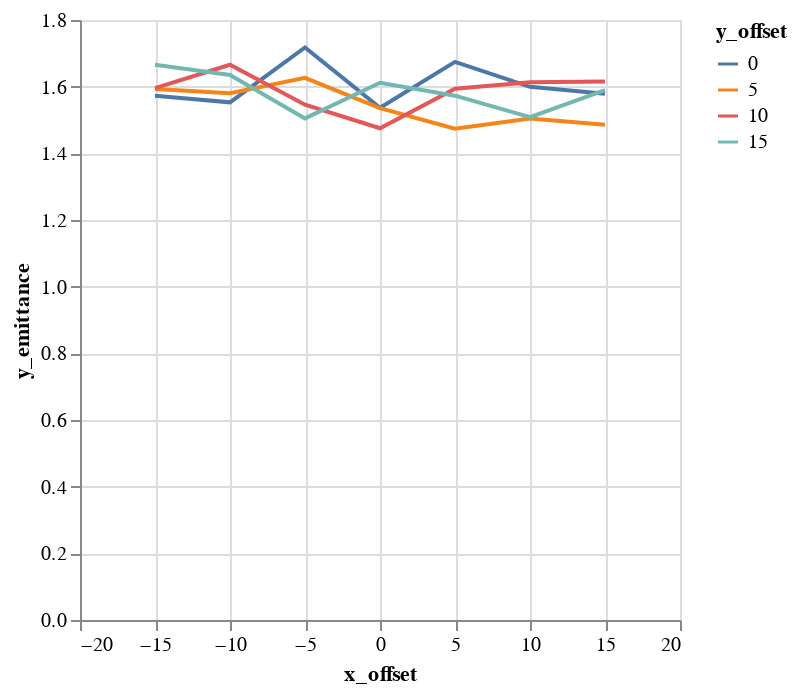

Notebook code for this chart:
### Code cell
alt.Chart(emit_df).mark_line().encode(
    color='y_offset:N',
    x='x_offset',
    y='y_emittance',
)

### Figure 1 — Vega-Lite specification as saved in the notebook (floating-point values rounded to 4 significant figures)
{"$schema": "https://vega.github.io/schema/vega-lite/v1.2.1.json", "data": {"values": [{"losses": 0, "relbeta": 0.002308, "sourceID": 16777222, "sourceName": "x_-15_y_0", "x_emittance": 1.7, "x_emittance_rel": 1.049, "x_norm_emittance": 0.003924, "x_offset": -15, "y_emittance": 1.572, "y_emittance_rel": 1.0, "y_norm_emittance": 0.00363, "y_offset": 0}, {"losses": 0, "relbeta": 0.002308, "sourceID": 16777229, "sourceName": "x_-15_y_5", "x_emittance": 1.665, "x_emittance_rel": 1.045, "x_norm_emittance": 0.003843, "x_offset": -15, "y_emittance": 1.593, "y_emittance_rel": 0.9997, "y_norm_emittance": 0.003678, "y_offset": 5}, {"losses": 0, "relbeta": 0.002308, "sourceID": 16777236, "sourceName": "x_-15_y_10", "x_emittance": 1.687, "x_emittance_rel": 1.043, "x_norm_emittance": 0.003895, "x_offset": -15, "y_emittance": 1.596, "y_emittance_rel": 0.9994, "y_norm_emittance": 0.003684, "y_offset": 10}, {"losses": 0, "relbeta": 0.002308, "sourceID": 16777243, "sourceName": "x_-15_y_15", "x_emittance": 1.763, "x_emittance_rel": 1.055, "x_norm_emittance": 0.004069, "x_offset": -15, "y_emittance": 1.666, "y_emittance_rel": 1.002, "y_norm_emittance": 0.003846, "y_offset": 15}, {"losses": 0, "relbeta": 0.002308, "sourceID": 16777220, "sourceName": "x_-10_y_0", "x_emittance": 1.596, "x_emittance_rel": 1.003, "x_norm_emittance": 0.003685, "x_offset": -10, "y_emittance": 1.553, "y_emittance_rel": 1.0, "y_norm_emittance": 0.003585, "y_offset": 0}, {"losses": 0, "relbeta": 0.002308, "sourceID": 16777227, "sourceName": "x_-10_y_5", "x_emittance": 1.609, "x_emittance_rel": 0.9975, "x_norm_emittance": 0.003714, "x_offset": -10, "y_emittance": 1.58, "y_emittance_rel": 1.0, "y_norm_emittance": 0.003648, "y_offset": 5}, {"losses": 0, "relbeta": 0.002308, "sourceID": 16777234, "sourceName": "x_-10_y_10", "x_emittance": 1.488, "x_emittance_rel": 1.001, "x_norm_emittance": 0.003435, "x_offset": -10, "y_emittance": 1.666, "y_emittance_rel": 1.0, "y_norm_emittance": 0.003845, "y_offset": 10}, {"losses": 0, "relbeta": 0.002308, "sourceID": 16777241, "sourceName": "x_-10_y_15", "x_emittance": 1.459, "x_emittance_rel": 1.006, "x_norm_emittance": 0.003369, "x_offset": -10, "y_emittance": 1.635, "y_emittance_rel": 1.0, "y_norm_emittance": 0.003774, "y_offset": 15}, {"losses": 0, "relbeta": 0.002308, "sourceID": 16777218, "sourceName": "x_-5_y_0", "x_emittance": 1.678, "x_emittance_rel": 1.001, "x_norm_emittance": 0.003873, "x_offset": -5, "y_emittance": 1.718, "y_emittance_rel": 1.0, "y_norm_emittance": 0.003965, "y_offset": 0}, {"losses": 0, "relbeta": 0.002308, "sourceID": 16777225, "sourceName": "x_-5_y_5", "x_emittance": 1.522, "x_emittance_rel": 0.9991, "x_norm_emittance": 0.003514, "x_offset": -5, "y_emittance": 1.626, "y_emittance_rel": 1.0, "y_norm_emittance": 0.003754, "y_offset": 5}, {"losses": 0, "relbeta": 0.002308, "sourceID": 16777232, "sourceName": "x_-5_y_10", "x_emittance": 1.513, "x_emittance_rel": 1.001, "x_norm_emittance": 0.003492, "x_offset": -5, "y_emittance": 1.546, "y_emittance_rel": 1.0, "y_norm_emittance": 0.003569, "y_offset": 10}, {"losses": 0, "relbeta": 0.002308, "sourceID": 16777239, "sourceName": "x_-5_y_15", "x_emittance": 1.694, "x_emittance_rel": 1.001, "x_norm_emittance": 0.003911, "x_offset": -5, "y_emittance": 1.505, "y_emittance_rel": 1.0, "y_norm_emittance": 0.003474, "y_offset": 15}, {"losses": 0, "relbeta": 0.002308, "sourceID": 16777216, "sourceName": "x_0_y_0", "x_emittance": 1.542, "x_emittance_rel": 1.001, "x_norm_emittance": 0.00356, "x_offset": 0, "y_emittance": 1.537, "y_emittance_rel": 1.0, "y_norm_emittance": 0.003547, "y_offset": 0}, {"losses": 0, "relbeta": 0.002308, "sourceID": 16777223, "sourceName": "x_0_y_5", "x_emittance": 1.54, "x_emittance_rel": 0.9997, "x_norm_emittance": 0.003555, "x_offset": 0, "y_emittance": 1.536, "y_emittance_rel": 1.0, "y_norm_emittance": 0.003545, "y_offset": 5}, {"losses": 0, "relbeta": 0.002308, "sourceID": 16777230, "sourceName": "x_0_y_10", "x_emittance": 1.413, "x_emittance_rel": 1.007, "x_norm_emittance": 0.003262, "x_offset": 0, "y_emittance": 1.475, "y_emittance_rel": 1.0, "y_norm_emittance": 0.003406, "y_offset": 10}, {"losses": 0, "relbeta": 0.002308, "sourceID": 16777237, "sourceName": "x_0_y_15", "x_emittance": 1.769, "x_emittance_rel": 1.001, "x_norm_emittance": 0.004084, "x_offset": 0, "y_emittance": 1.612, "y_emittance_rel": 0.9995, "y_norm_emittance": 0.00372, "y_offset": 15}, {"losses": 0, "relbeta": 0.002308, "sourceID": 16777217, "sourceName": "x_5_y_0", "x_emittance": 1.557, "x_emittance_rel": 1.005, "x_norm_emittance": 0.003594, "x_offset": 5, "y_emittance": 1.675, "y_emittance_rel": 1.0, "y_norm_emittance": 0.003866, "y_offset": 0}, {"losses": 0, "relbeta": 0.002308, "sourceID": 16777224, "sourceName": "x_5_y_5", "x_emittance": 1.61, "x_emittance_rel": 1.005, "x_norm_emittance": 0.003717, "x_offset": 5, "y_emittance": 1.474, "y_emittance_rel": 1.0, "y_norm_emittance": 0.003402, "y_offset": 5}, {"losses": 0, "relbeta": 0.002308, "sourceID": 16777231, "sourceName": "x_5_y_10", "x_emittance": 1.495, "x_emittance_rel": 1.022, "x_norm_emittance": 0.003451, "x_offset": 5, "y_emittance": 1.594, "y_emittance_rel": 1.0, "y_norm_emittance": 0.00368, "y_offset": 10}, {"losses": 0, "relbeta": 0.002308, "sourceID": 16777238, "sourceName": "x_5_y_15", "x_emittance": 1.619, "x_emittance_rel": 1.013, "x_norm_emittance": 0.003738, "x_offset": 5, "y_emittance": 1.573, "y_emittance_rel": 0.9993, "y_norm_emittance": 0.003631, "y_offset": 15}, {"losses": 0, "relbeta": 0.002308, "sourceID": 16777219, "sourceName": "x_10_y_0", "x_emittance": 1.569, "x_emittance_rel": 1.033, "x_norm_emittance": 0.003621, "x_offset": 10, "y_emittance": 1.6, "y_emittance_rel": 1.0, "y_norm_emittance": 0.003693, "y_offset": 0}, {"losses": 0, "relbeta": 0.002308, "sourceID": 16777226, "sourceName": "x_10_y_5", "x_emittance": 1.474, "x_emittance_rel": 1.018, "x_norm_emittance": 0.003402, "x_offset": 10, "y_emittance": 1.504, "y_emittance_rel": 0.9985, "y_norm_emittance": 0.003473, "y_offset": 5}, {"losses": 0, "relbeta": 0.002308, "sourceID": 16777233, "sourceName": "x_10_y_10", "x_emittance": 1.799, "x_emittance_rel": 1.032, "x_norm_emittance": 0.004153, "x_offset": 10, "y_emittance": 1.613, "y_emittance_rel": 1.0, "y_norm_emittance": 0.003724, "y_offset": 10}, {"losses": 0, "relbeta": 0.002308, "sourceID": 16777240, "sourceName": "x_10_y_15", "x_emittance": 1.613, "x_emittance_rel": 1.025, "x_norm_emittance": 0.003723, "x_offset": 10, "y_emittance": 1.509, "y_emittance_rel": 0.9983, "y_norm_emittance": 0.003483, "y_offset": 15}, {"losses": 0, "relbeta": 0.002308, "sourceID": 16777221, "sourceName": "x_15_y_0", "x_emittance": 1.821, "x_emittance_rel": 1.215, "x_norm_emittance": 0.004204, "x_offset": 15, "y_emittance": 1.579, "y_emittance_rel": 1.0, "y_norm_emittance": 0.003645, "y_offset": 0}, {"losses": 1, "relbeta": 0.002308, "sourceID": 16777228, "sourceName": "x_15_y_5", "x_emittance": 1.792, "x_emittance_rel": 1.14, "x_norm_emittance": 0.004138, "x_offset": 15, "y_emittance": 1.486, "y_emittance_rel": 1.0, "y_norm_emittance": 0.00343, "y_offset": 5}, {"losses": 0, "relbeta": 0.002308, "sourceID": 16777235, "sourceName": "x_15_y_10", "x_emittance": 1.781, "x_emittance_rel": 1.098, "x_norm_emittance": 0.004112, "x_offset": 15, "y_emittance": 1.615, "y_emittance_rel": 0.9998, "y_norm_emittance": 0.003729, "y_offset": 10}, {"losses": 0, "relbeta": 0.002308, "sourceID": 16777242, "sourceName": "x_15_y_15", "x_emittance": 1.641, "x_emittance_rel": 1.083, "x_norm_emittance": 0.003789, "x_offset": 15, "y_emittance": 1.59, "y_emittance_rel": 1.001, "y_norm_emittance": 0.00367, "y_offset": 15}]}, "encoding": {"color": {"field": "y_offset", "type": "nominal"}, "x": {"field": "x_offset", "type": "quantitative"}, "y": {"field": "y_emittance", "type": "quantitative"}}, "mark": "line"}
